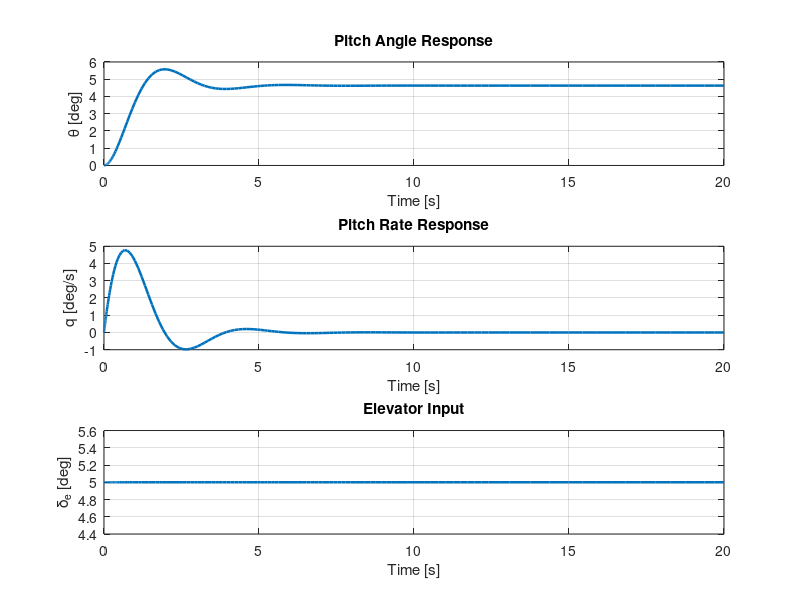

Here is the MATLAB script that generated this plot: (Note: this script raises an error after producing the figure.)
clear;
clc;
close all;
omega_n = 1.8;      % Natural frequency [rad/s]
zeta = 0.45;        % Damping ratio [-]
K_theta = 3.0;      % Elevator-to-pitch gain [1/s^2]

%% Elevator Input

delta_e_deg = 5;                 % Elevator deflection [deg]
delta_e = deg2rad(delta_e_deg);  % Elevator deflection [rad]

%% Simulation Time

t_start = 0;
t_end = 20;
tspan = [t_start t_end];

%% Initial Conditions

theta0 = 0;   % Initial pitch angle [rad]
q0 = 0;       % Initial pitch rate [rad/s]

x0 = [theta0; q0];

%% Equations of Motion

pitch_dynamics = @(t, x) [x(2);K_theta * delta_e - 2*zeta*omega_n*x(2) - omega_n^2*x(1)];

%% Numerical Solution

[t, x] = ode45(pitch_dynamics, tspan, x0);

theta = x(:,1);   % Pitch angle [rad]
q = x(:,2);       % Pitch rate [rad/s]

%% Convert Results to Degrees

theta_deg = rad2deg(theta);
q_deg = rad2deg(q);
delta_e_plot = delta_e_deg * ones(size(t));

%% Performance Results

theta_final = theta_deg(end);
theta_max = max(theta_deg);
q_max = max(abs(q_deg));

overshoot = ((theta_max - theta_final) / theta_final) * 100;

fprintf('UAV Pitch Open Loop Simulation Results\n');
fprintf('--------------------------------------\n');
fprintf('Elevator input       : %.2f deg\n', delta_e_deg);
fprintf('Final pitch angle    : %.2f deg\n', theta_final);
fprintf('Maximum pitch angle  : %.2f deg\n', theta_max);
fprintf('Maximum pitch rate   : %.2f deg/s\n', q_max);
fprintf('Overshoot            : %.2f %%\n', overshoot);

%% Plot Results

figure;

subplot(3,1,1);
plot(t, theta_deg, 'LineWidth', 1.8);
grid on;
xlabel('Time [s]');
ylabel('\theta [deg]');
title('Pitch Angle Response');

subplot(3,1,2);
plot(t, q_deg, 'LineWidth', 1.8);
grid on;
xlabel('Time [s]');
ylabel('q [deg/s]');
title('Pitch Rate Response');

subplot(3,1,3);
plot(t, delta_e_plot, 'LineWidth', 1.8);
grid on;
xlabel('Time [s]');
ylabel('\delta_e [deg]');
title('Elevator Input');

sgtitle('UAV Longitudinal Pitch Dynamics - Open Loop Simulation');
